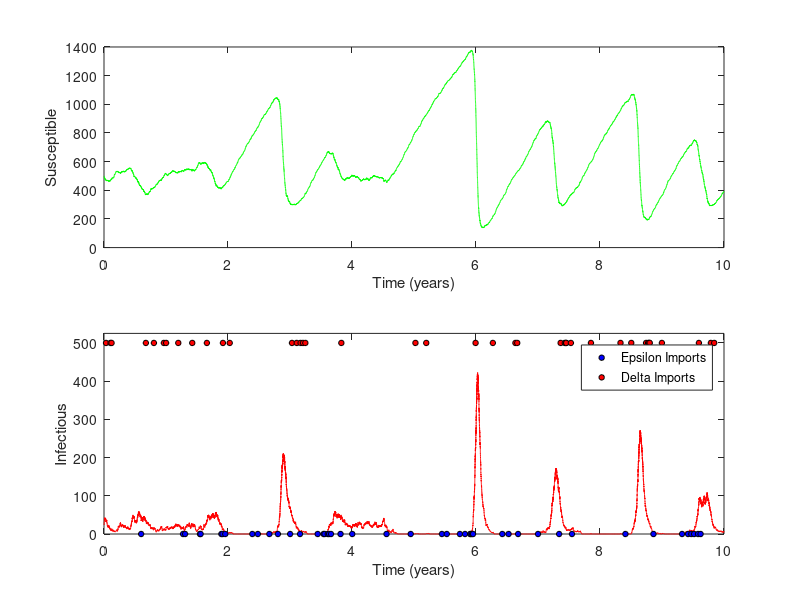

Here is the MATLAB script that generated this plot:
function [t,X,Y,Z] = Program_6_4(beta,gamma,mu,epsilon,delta,X0,Y0,N0,MaxTime)
%
% 
% Program_6_4( beta, gamma, mu, epsilon, delta, X0, Y0, N0, MaxTime)
%      This is the MATLAB version of program 6.6 from page 210 of 
% "Modeling Infectious Disease in humans and animals" 
% by Keeling & Rohani.
% 
% It is the SIR model (including births and deaths) with full 
% (event-driven) demographic stochasticity. Two forms of imports (governed
% by the parameters epsilon and delta) are implemented.
%
% This is a more complex stochastic model as 8 events are
% possible: infection, recovery, birth, death of susceptible, death of
% infected, death of recovered and two forms of imports
%
% Note: by default we are using a very small population size to highlight
% the stochasticity.

% Sets up default parameters if necessary.
if nargin == 0
   beta=1;
   gamma=1/10.0;
   mu=5e-4;
   N0=5000;
   delta=0.01;
   epsilon=delta*10/N0;
   
   
   Y0=ceil(mu*N0/gamma);
   X0=floor(gamma*N0/beta);
   
   MaxTime=10*365;
end

% Checks all the parameters are valid
if X0<=0 
    error('Initial number of susceptibles (%g) is less than or equal to zero',X0);
end

if Y0<=0 
    error('Initial number of infecteds (%g) is less than or equal to zero',Y0);
end

if N0<=0 
    error('Initial population size (%g) is less than or equal to zero',N0);
end

if beta<=0 
    error('Transmission rate beta0 (%g) is less than or equal to zero',beta0);
end

if gamma<=0 
    error('Recovery rate gamma (%g) is less than or equal to zero',gamma);
end

if mu<=0 
    error('Brith and Death rate mu (%g) is less than or equal to zero',mu);
end

if epsilon<0 
    error('Import rate epsilon (%g) is less than zero',epsilon);
end

if delta<0 
    error('Import rate delta (%g) is less than zero',delta);
end
  
if MaxTime<=0 
    error('Maximum run time (%g) is less than or equal to zero',MaxTime);
end

if X0+Y0>N0
    warning('Initial level of suceptibles + infecteds (%g + %g = %g) is greater than population size (%g)',X0,Y0,X0+Y0,N0);
end


Z0=N0-X0-Y0;

% The main iteration 

[t, epsilonT, deltaT, pop]=Stoch_Iteration([0 MaxTime],[X0 Y0 Z0],[beta gamma mu epsilon delta N0]);

T=t/365; X=pop(:,1); Y=pop(:,2); Z=pop(:,3);

% plots the graphs with scaled colours
subplot(2,1,1)
h=plot(T,X,'-g');
set(gca,'XLim',[0 max(T)]);
xlabel 'Time (years)';
ylabel 'Susceptible'

subplot(2,1,2)
h=plot(T,Y,'-r');
Q=get(gca,'YLim');
hold on
m=find(epsilonT>0);
h1=plot([-1000 T(m)],0,'ok'); set(h1,'MarkerFaceColor','b','MarkerSize',4);
m=find(deltaT>0);
h2=plot([-1000 T(m)],Q(2),'ok'); set(h2,'MarkerFaceColor','r','MarkerSize',4);
hold off
axis([0 max(T) 0 Q(2)*1.05]);
legend([h1(1) h2(1)],'Epsilon Imports','Delta Imports');
xlabel 'Time (years)';
ylabel 'Infectious'





% Do the iterations using the full event driven stochastic methodology
% This is a relatively general version of the event-driven methodology know
% as Gillespie's Direct Algorithm
function [T,ET,DT,P]=Stoch_Iteration(Time,Initial,Parameters)

X=Initial(1); Y=Initial(2); Z=Initial(3);
T=0; ET=0; DT=0; P(1,:)=[X Y Z];
old=[X Y Z];

loop=1;
while (T(loop)<Time(2))  
    [step,et,dt,new]=Iterate(old,Parameters);
    loop=loop+1;
    T(loop)=T(loop-1)+step;
    P(loop,:)=old;
    loop=loop+1;
    T(loop)=T(loop-1);
    P(loop,:)=new; old=new;
    ET(loop)=et; DT(loop)=dt;
    
    if loop>=length(T)
        T(loop*2)=0;
        P(loop*2,:)=0;
        ET(loop*2)=0;
        DT(loop*2)=0;
    end
end

T=T(1:loop); P=P(1:loop,:); ET=ET(1:loop); DT=DT(1:loop);


% Do the actual iteration step
function [step, et, dt, new_value]=Iterate(old, Parameters);

beta=Parameters(1); gamma=Parameters(2); mu=Parameters(3); 
epsilon=Parameters(4); delta=Parameters(5);
N=Parameters(6);
X=old(1); Y=old(2); Z=old(3);

Rate(1) = beta*X*Y/N;  Change(1,:)=[-1 +1 0];
Rate(2) = gamma*Y;  Change(2,:)=[0 -1 +1];
Rate(3) = mu*N;  Change(3,:)=[+1 0 0];
Rate(4) = mu*X;  Change(4,:)=[-1 0 0];
Rate(5) = mu*Y;  Change(5,:)=[0 -1 0];
Rate(6) = mu*Z;  Change(6,:)=[0 0 -1];
Rate(7) = epsilon*X;  Change(7,:)=[-1 +1 0];
Rate(8) = delta;  Change(8,:)=[0 +1 0];

R1=rand(1,1);
R2=rand(1,1);

step = -log(R2)/(sum(Rate));

% find which event to do
m=min(find(cumsum(Rate)>=R1*sum(Rate)));

new_value=old+Change(m,:);

dt=0; et=0;

if m==7
    et=1;
end
if m==8
    dt=1;
end








